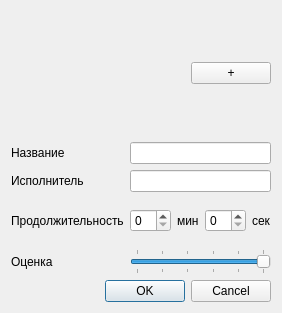
<?xml version="1.0" encoding="UTF-8"?>
<ui version="4.0">
 <class>SongDialog</class>
 <widget class="QDialog" name="SongDialog">
  <property name="enabled">
   <bool>true</bool>
  </property>
  <property name="geometry">
   <rect>
    <x>0</x>
    <y>0</y>
    <width>266</width>
    <height>313</height>
   </rect>
  </property>
  <property name="windowTitle">
   <string>Dialog</string>
  </property>
  <layout class="QGridLayout" name="gridLayout">
   <item row="0" column="0" colspan="2">
    <layout class="QHBoxLayout" name="horizontalLayout">
     <item>
      <widget class="QLabel" name="labelPreview">
       <property name="sizePolicy">
        <sizepolicy hsizetype="Fixed" vsizetype="Fixed">
         <horstretch>0</horstretch>
         <verstretch>0</verstretch>
        </sizepolicy>
       </property>
       <property name="minimumSize">
        <size>
         <width>125</width>
         <height>125</height>
        </size>
       </property>
       <property name="maximumSize">
        <size>
         <width>16777215</width>
         <height>16777215</height>
        </size>
       </property>
       <property name="toolTip">
        <string>Превью</string>
       </property>
       <property name="text">
        <string/>
       </property>
      </widget>
     </item>
     <item>
      <spacer name="horizontalSpacer">
       <property name="orientation">
        <enum>Qt::Horizontal</enum>
       </property>
       <property name="sizeHint" stdset="0">
        <size>
         <width>40</width>
         <height>20</height>
        </size>
       </property>
      </spacer>
     </item>
     <item>
      <widget class="QPushButton" name="btnPreview">
       <property name="sizePolicy">
        <sizepolicy hsizetype="Fixed" vsizetype="Fixed">
         <horstretch>0</horstretch>
         <verstretch>0</verstretch>
        </sizepolicy>
       </property>
       <property name="toolTip">
        <string>Выбрать изображение</string>
       </property>
       <property name="text">
        <string>+</string>
       </property>
      </widget>
     </item>
    </layout>
   </item>
   <item row="1" column="0">
    <widget class="QLabel" name="l_name">
     <property name="text">
      <string>Название</string>
     </property>
    </widget>
   </item>
   <item row="1" column="1">
    <widget class="QLineEdit" name="lE_name"/>
   </item>
   <item row="2" column="0">
    <widget class="QLabel" name="l_autor">
     <property name="text">
      <string>Исполнитель</string>
     </property>
    </widget>
   </item>
   <item row="2" column="1">
    <widget class="QLineEdit" name="lE_autor"/>
   </item>
   <item row="3" column="0">
    <widget class="QLabel" name="l_duration">
     <property name="text">
      <string>Продолжительность</string>
     </property>
    </widget>
   </item>
   <item row="3" column="1">
    <layout class="QHBoxLayout" name="horizontalLayout_4">
     <item>
      <layout class="QHBoxLayout" name="horizontalLayout_3">
       <item>
        <widget class="QSpinBox" name="sB_min"/>
       </item>
       <item>
        <widget class="QLabel" name="l_min">
         <property name="text">
          <string>мин</string>
         </property>
        </widget>
       </item>
      </layout>
     </item>
     <item>
      <layout class="QHBoxLayout" name="horizontalLayout_2">
       <item>
        <widget class="QSpinBox" name="sB_sec"/>
       </item>
       <item>
        <widget class="QLabel" name="l_sec">
         <property name="text">
          <string>сек</string>
         </property>
        </widget>
       </item>
      </layout>
     </item>
    </layout>
   </item>
   <item row="4" column="0">
    <widget class="QLabel" name="l_grade">
     <property name="text">
      <string>Оценка</string>
     </property>
    </widget>
   </item>
   <item row="4" column="1">
    <widget class="QSlider" name="horizontalSlider">
     <property name="maximum">
      <number>5</number>
     </property>
     <property name="pageStep">
      <number>1</number>
     </property>
     <property name="value">
      <number>5</number>
     </property>
     <property name="sliderPosition">
      <number>5</number>
     </property>
     <property name="orientation">
      <enum>Qt::Horizontal</enum>
     </property>
     <property name="tickPosition">
      <enum>QSlider::TicksBothSides</enum>
     </property>
     <property name="tickInterval">
      <number>1</number>
     </property>
    </widget>
   </item>
   <item row="5" column="0" colspan="2">
    <widget class="QDialogButtonBox" name="buttonBox">
     <property name="orientation">
      <enum>Qt::Horizontal</enum>
     </property>
     <property name="standardButtons">
      <set>QDialogButtonBox::Cancel|QDialogButtonBox::Ok</set>
     </property>
    </widget>
   </item>
  </layout>
 </widget>
 <resources/>
 <connections>
  <connection>
   <sender>buttonBox</sender>
   <signal>accepted()</signal>
   <receiver>SongDialog</receiver>
   <slot>accept()</slot>
   <hints>
    <hint type="sourcelabel">
     <x>256</x>
     <y>288</y>
    </hint>
    <hint type="destinationlabel">
     <x>157</x>
     <y>274</y>
    </hint>
   </hints>
  </connection>
  <connection>
   <sender>buttonBox</sender>
   <signal>rejected()</signal>
   <receiver>SongDialog</receiver>
   <slot>reject()</slot>
   <hints>
    <hint type="sourcelabel">
     <x>256</x>
     <y>288</y>
    </hint>
    <hint type="destinationlabel">
     <x>265</x>
     <y>274</y>
    </hint>
   </hints>
  </connection>
 </connections>
</ui>
